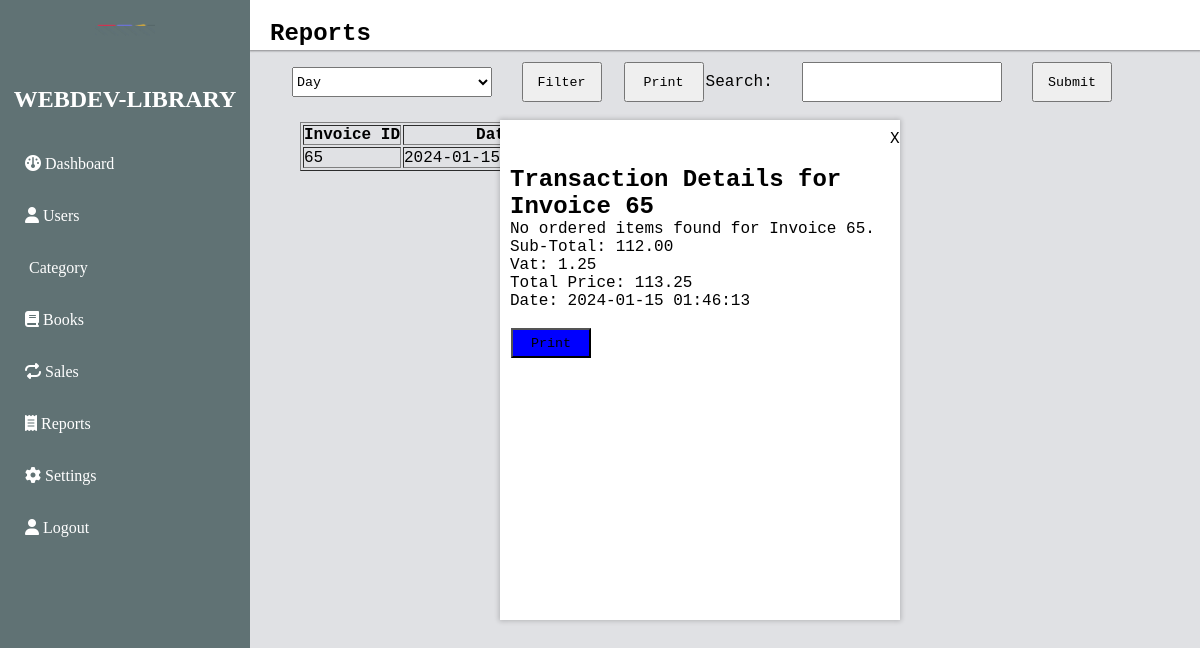
The app's page /admin-reports-view.php?view=65 (signed in) with its own data.
### tables this page shows
CREATE TABLE `transaction` (
  `id` int(11) NOT NULL,
  `prod_id` int(11) NOT NULL,
  `total_vat` decimal(10,2) NOT NULL,
  `invoice_id` int(11) NOT NULL,
  `total_change` decimal(10,2) NOT NULL,
  `total_price` decimal(10,2) NOT NULL,
  `date_create` timestamp NOT NULL DEFAULT current_timestamp() ON UPDATE current_timestamp()
);

### admin-reports-view.php (the view, shortened to what this page needs)
<?php
    include "connect.php";
?>
<!DOCTYPE html>
<html lang="en">
<head>
    <link rel="stylesheet" href="admin.css">
    <link rel="stylesheet" href="https://cdnjs.cloudflare.com/ajax/libs/font-awesome/6.4.2/css/all.min.css" />
</head>
<body>
    <header>
        <nav>
            <div class="brand-container">
                <img src="image/IMG_20231009_205609-removebg-preview.png" alt="My Personal Logo" width="60px">
                <h2 class="brand-title">WEBDEV-LIBRARY</h2>
            </div>
            <div class="brand-title">
                <a class="link" href="admin.php"><i class="fa fa-dashboard"></i> Dashboard</a>
                <a class="link" href="admin-user.php"><i class="fa fa-user"></i> Users</a>
                <a class="link" href="admin-category.php"><i class="fa fa-category"></i> Category</a>
                <a class="link" href="admin-book.php"><i class="fa fa-book"></i> Books</a>
                <a class="link" href="admin-sale.php"><i class="fa fa-repeat"></i> Sales</a>
                <a class="link" href="admin-reports.php"><i class="fa fa-receipt"></i> Reports</a>
                <a class="link" href="admin-setting.php"><i class="fa fa-gear"></i> Settings</a>
                <a class="link" href="logout.php"><i class="fa fa-user"></i> Logout</a>
            </div>
        </nav>
    </header>
    <div style="position: absolute; width:400px; height:500px; background:white; box-shadow: 0 0 5px 1px rgb(0, 0, 0, 0.2); margin-top: 120px; margin-left:500px; padding:10px;">
        <a style="margin-left: 380px; text-decoration:none; color:black;" href="admin-reports.php">X</a><br><br>
            <?php
                if (isset($_GET['view'])) {
                    $invoice_id = $_GET['view'];
                    $sql_transaction = "SELECT * FROM transaction WHERE invoice_id = $invoice_id";
                    $result_transaction = mysqli_query($con, $sql_transaction);
                    if ($result_transaction && mysqli_num_rows($result_transaction) > 0) {
                        $row_transaction = mysqli_fetch_assoc($result_transaction);
                        echo "<h2>Transaction Details for Invoice $invoice_id</h2>";
                        $sql_ordered_items = "SELECT * FROM orders WHERE invoice_id = $invoice_id";
                        $result_ordered_items = mysqli_query($con, $sql_ordered_items);
                        if ($result_ordered_items && mysqli_num_rows($result_ordered_items) > 0) {
                            echo "<h3>Ordered Items</h3>";
                            echo "<table border='1px'>
                                    <tr>
                                        <th>Product Name</th>
                                        <th>Quantity</th>
                                        <th>Price</th>
                                        <th>Total Price</th>
                                    </tr>";
                            while ($row_ordered_items = mysqli_fetch_assoc($result_ordered_items)) {
                                echo "<tr>
                                        <td>{$row_ordered_items['prod_name']}</td>
                                        <td>{$row_ordered_items['prod_qty']}</td>
                                        <td>{$row_ordered_items['prod_price']}</td>
                                        <td>{$row_ordered_items['Total_price']}</td>
                                    </tr>";
                            }
                            echo "</table>
                            <br>";
                        } else {
                            echo "<p>No ordered items found for Invoice $invoice_id.</p>";
                        }
                    } else {
                        echo "<p>Transaction not found for Invoice $invoice_id.</p>";
                    }
                    $total = number_format(($row_transaction['total_price']/100 )*1.12,2);
                    $finaltotal = number_format($total+$row_transaction['total_price'], 2);;
                    echo "<p>Sub-Total: {$row_transaction['total_price']}</p>";
                    echo "<p>Vat: $total</p>";
                    echo "<p>Total Price: $finaltotal</p>";
                    echo "<p>Date: {$row_transaction['date_create']}</p>";
                } else {
                    echo "<p>Invalid invoice ID.</p>";
                }
            ?>
            <br>
            <form action="admin-report.print.php?view=<?php echo$invoice_id?>" method="POST" enctype="multipart/form-data">
            <input style="margin-left: 1px; width: 80px; height:30px; background: blue; cursor:pointer;" type='submit' name='printbtn' value='Print'>
            </form>
        </div>
    <section>
        <div class="main-container">
            <div class="header-title">
                <h2>Reports</h2>
            </div>
        </div>
        <div>
            <table style="margin-left: 220px; margin-top:10px;">
                <tr>
                    <td >
                        <form action="admin-reports-filter.php" method="POST" enctype="multipart/form-data">
                            <select style="width: 200px;" name="txtfilter" id="">
                                <option value="day">Day</option>
                            </select>
                            <input style="width: 80px;" type="submit" value="Filter">
                        </form>
                    </td>
                    <td>
                    <div>
                        <form action="admin-report-printall.php" method="POST" enctype="multipart/form-data">
                            <input style="width: 80px;" type="submit" value="Print">
                        </form>
                    </div>
                    </td>
                    <td>
                        <label for="">Search: </label>
                        <input style="width: 200px;" type="text" name="txtsearch">
                        <input style="width: 80px;" type="submit" name="searchbtn">
                    </td>
                </tr>
            </table>
        </div>
        <br>
        <div>
            <table border="1px" style="margin-left: 300px;">
                <thead>
                    <tr>
                        <th>Invoice ID</th>
                        <th>Date</th>
                        <th>Total Price</th>
                        <th>Action</th>
                    </tr>
                </thead>
                <tbody>
                    <?php
                        $sql = "Select * from transaction";
                        $result = mysqli_query($con, $sql);
                        if($result){
                            while($row = mysqli_fetch_assoc($result)){
                                $id = $row['invoice_id'];
                                $first = $row['total_price'];
                                $second = $row['date_create'];
                                echo '<tr>
                                <td>'.$id.'</td>
                                <td>'.$second.'</td>
                                <td>'.$first.'</td>
                                <td>
                                    <button id="btned"><a href="admin-reports-view.php?view='.$id.'"><i class="fa fa-pencil-square"></i> View</a></button>
                                    <button id="btned"><a href="admin-report.print.php?view='.$id.'"><i class="fa fa-pencil-square"></i> Print</a></button>
                                </td>
                            </tr>';
                            }
                        }
                    ?>
                </tbody>
            </table>
        </div>
    </section>
</body>
</html>

### admin.css (style rules this page uses)
* { margin: 0; padding: 0; box-sizing: border-box; font-family: 'Courier New', Courier, monospace; }
nav { width: 250px; height: 100%; position: fixed; top: 0; left: 0; background-color: #607274; }
.brand-container { text-align: center; color: white; font-family: Verdana; padding: 20px 0; }
.brand-title { margin: 0; margin-top: 0px; font-family: Castellar; }
.link { display: block; color: white; padding: 12px 25px; text-decoration: none; margin: 10px 0; font-family: Verdana; transition: 0.2s; }
body { background: #E0E1E4; }
.main-container { margin-left: 250px; box-shadow: 0 0 2px 1px rgb(0, 0, 0, 0.4); background-color: #DED0B6; }
.header-title { width: 100%; height: 50px; background: white; text-align: start; padding: 20px 0 0 20px; }
.pop input,select,h3 { width: 800px; height: 30px; margin-left: 70px; }
.container-info form,input { width: 400px; margin-left: 20px; height: 40px; }

### records on screen
transaction: total_price "112.00", total_price "1.25", total_price "113.25", date_create "2024-01-15 01:46:13", invoice "65"

### other values on screen
$invoice_id "65"
